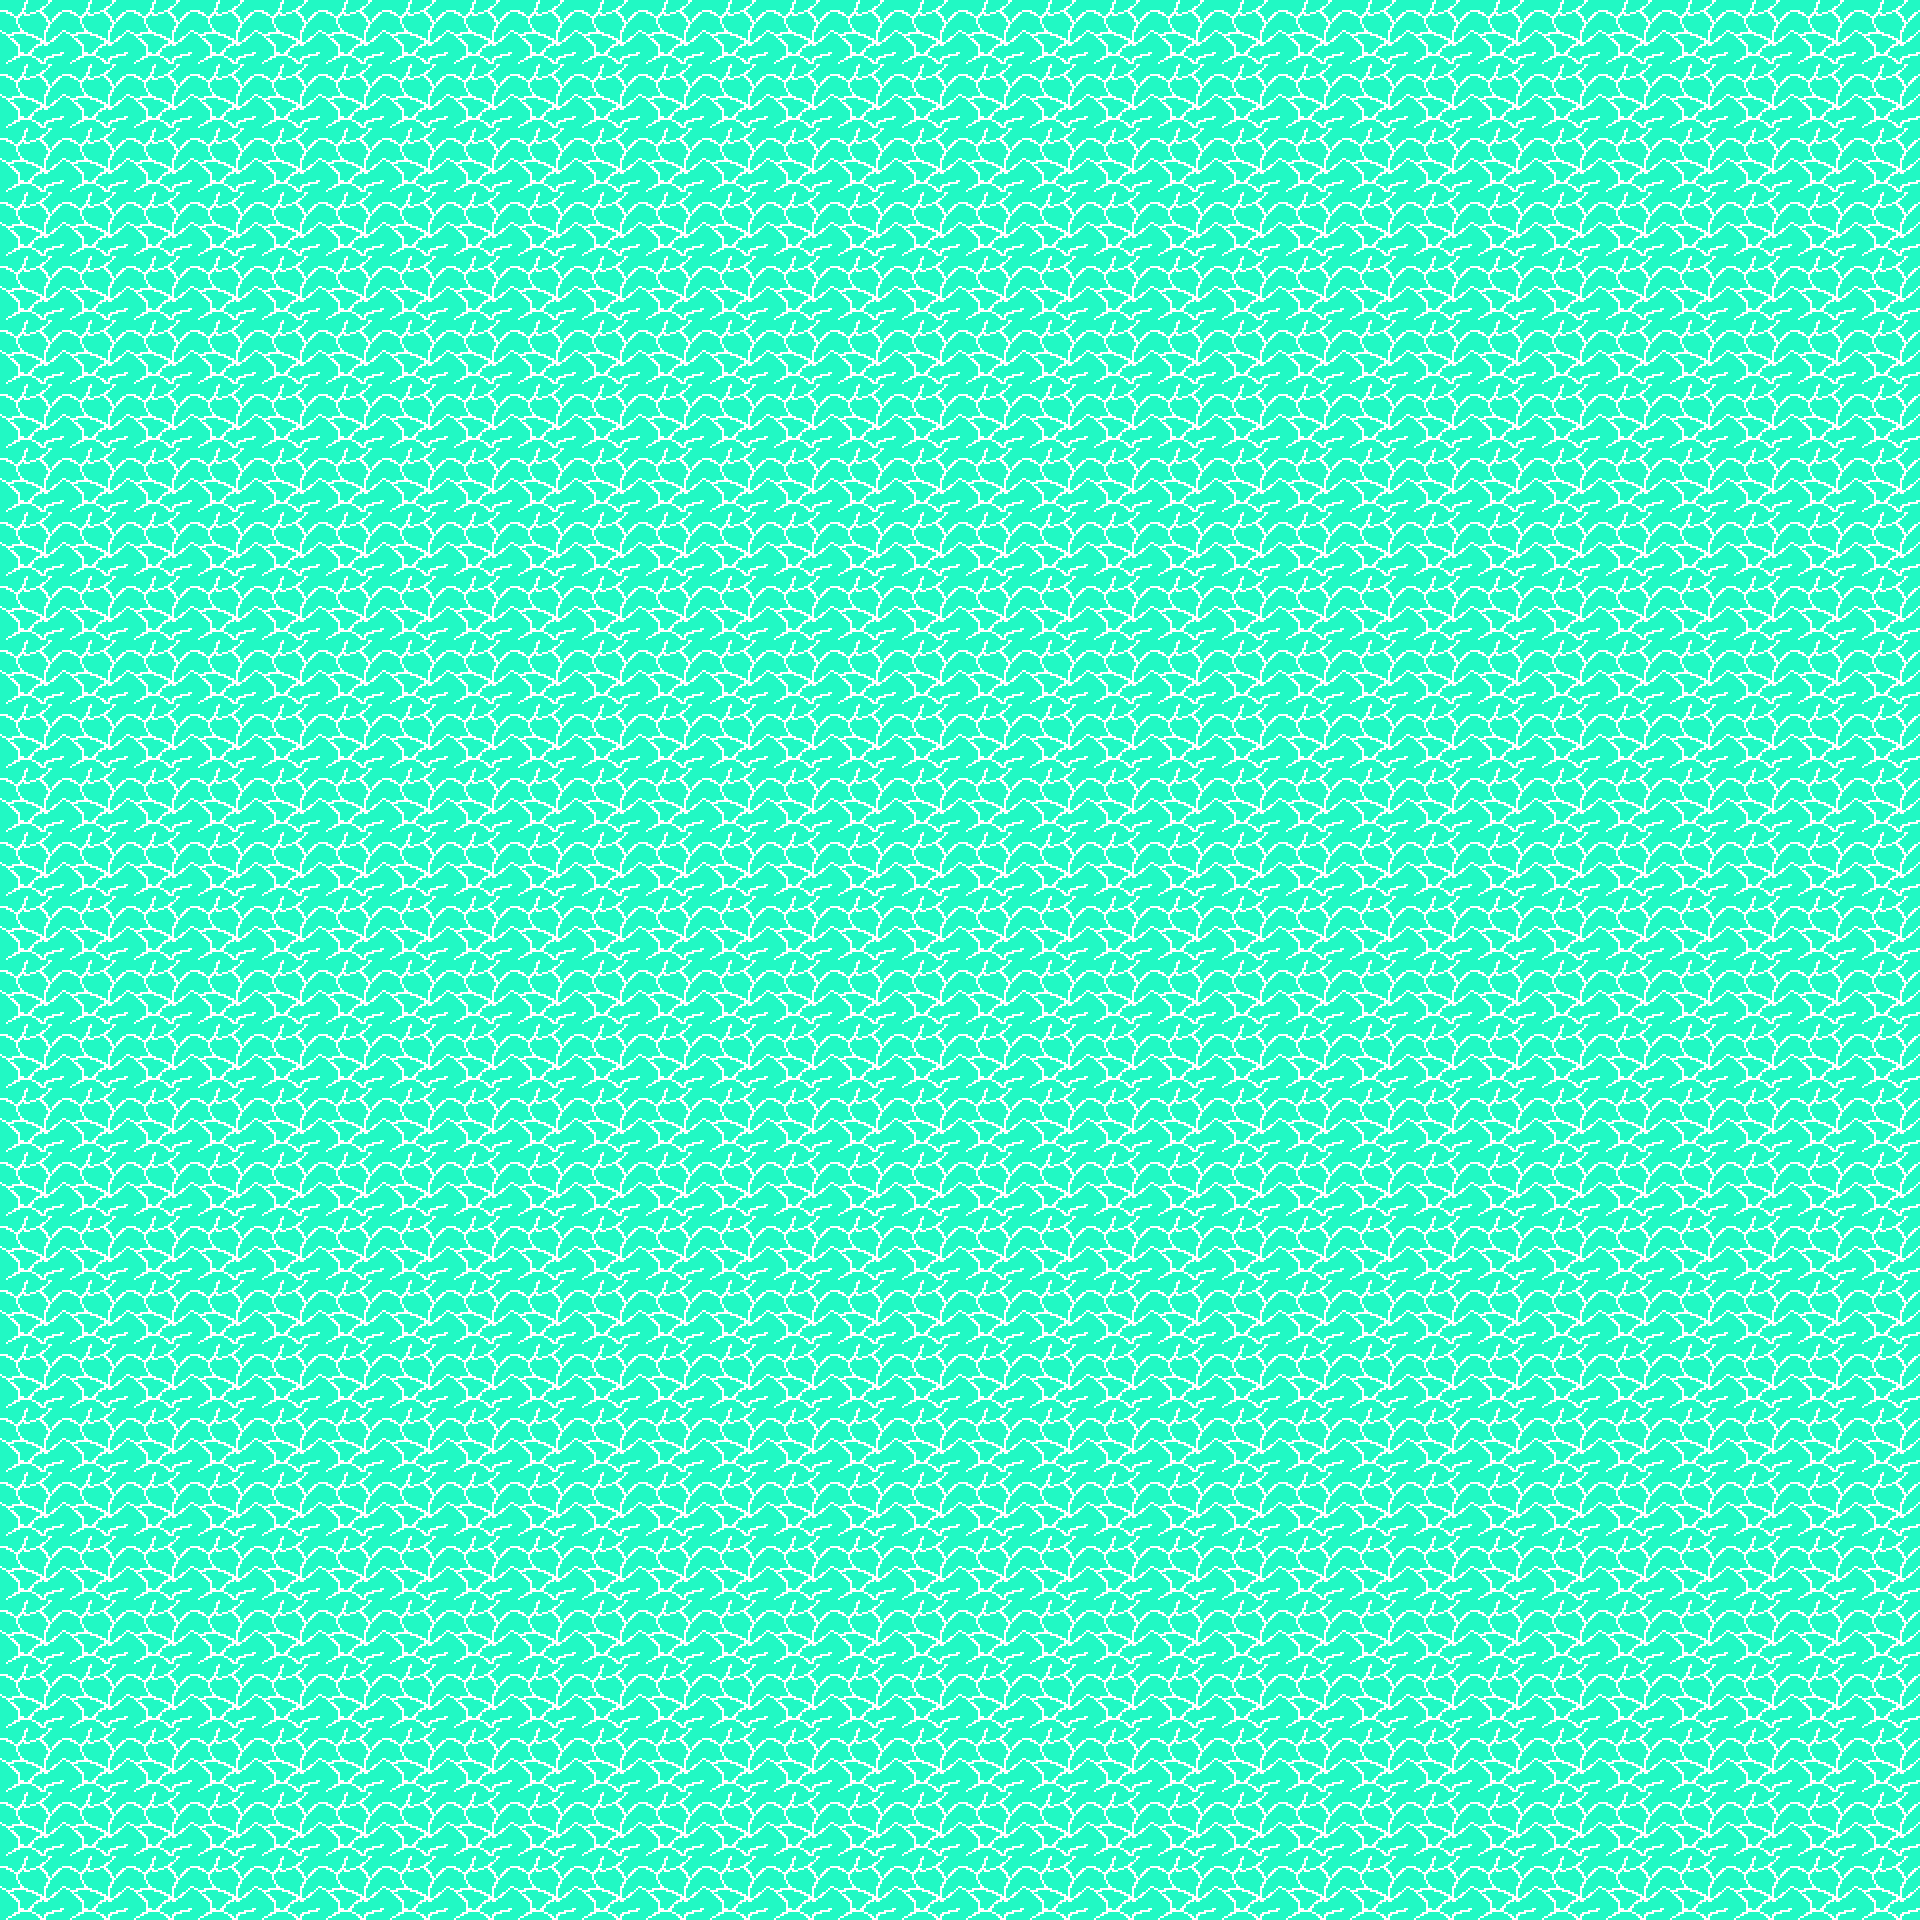

A 2D game scene composited from a Tiled map and its tileset images. What follows is a short description and the map's XML, with each tile layer's data collapsed to a summary:
An orthogonal 30x30 tile map with 64x64 px tiles, 1 tile layer (Tile Layer 5), 4 hidden layers not drawn, 2 tilesets.

<map version="1.0" tiledversion="2017.12.21" orientation="orthogonal" renderorder="right-down" width="30" height="30" tilewidth="64" tileheight="64" infinite="0" nextobjectid="1">
 <tileset firstgid="1" name="sand2" tilewidth="64" tileheight="64" tilecount="30" columns="5">
  <image source="../tiles/sand2.png" width="320" height="384" />
 </tileset>
 <tileset firstgid="31" name="sand2" tilewidth="64" tileheight="64" tilecount="30" columns="5">
  <image source="../tiles/sand2.png" width="320" height="384" />
 </tileset>
 <layer name="Tile Layer 1" width="30" height="30" visible="0">
  <properties>
   <property name="collision" type="bool" value="true" />
  </properties>
  <data>[900 cells, 887 non-empty, 10 distinct tile ids]</data>
 </layer>
 <layer name="Tile Layer 2" width="30" height="30" visible="0">
  <data>[900 cells, 900 non-empty, 1 distinct tile ids]</data>
 </layer>
 <layer name="Tile Layer 3" width="30" height="30" visible="0">
  <data>[900 cells, 900 non-empty, 1 distinct tile ids]</data>
 </layer>
 <layer name="Tile Layer 4" width="30" height="30" visible="0">
  <data>[900 cells, 900 non-empty, 1 distinct tile ids]</data>
 </layer>
 <layer name="Tile Layer 5" width="30" height="30">
  <data>[900 cells, 900 non-empty, 1 distinct tile ids]</data>
 </layer>
</map>
